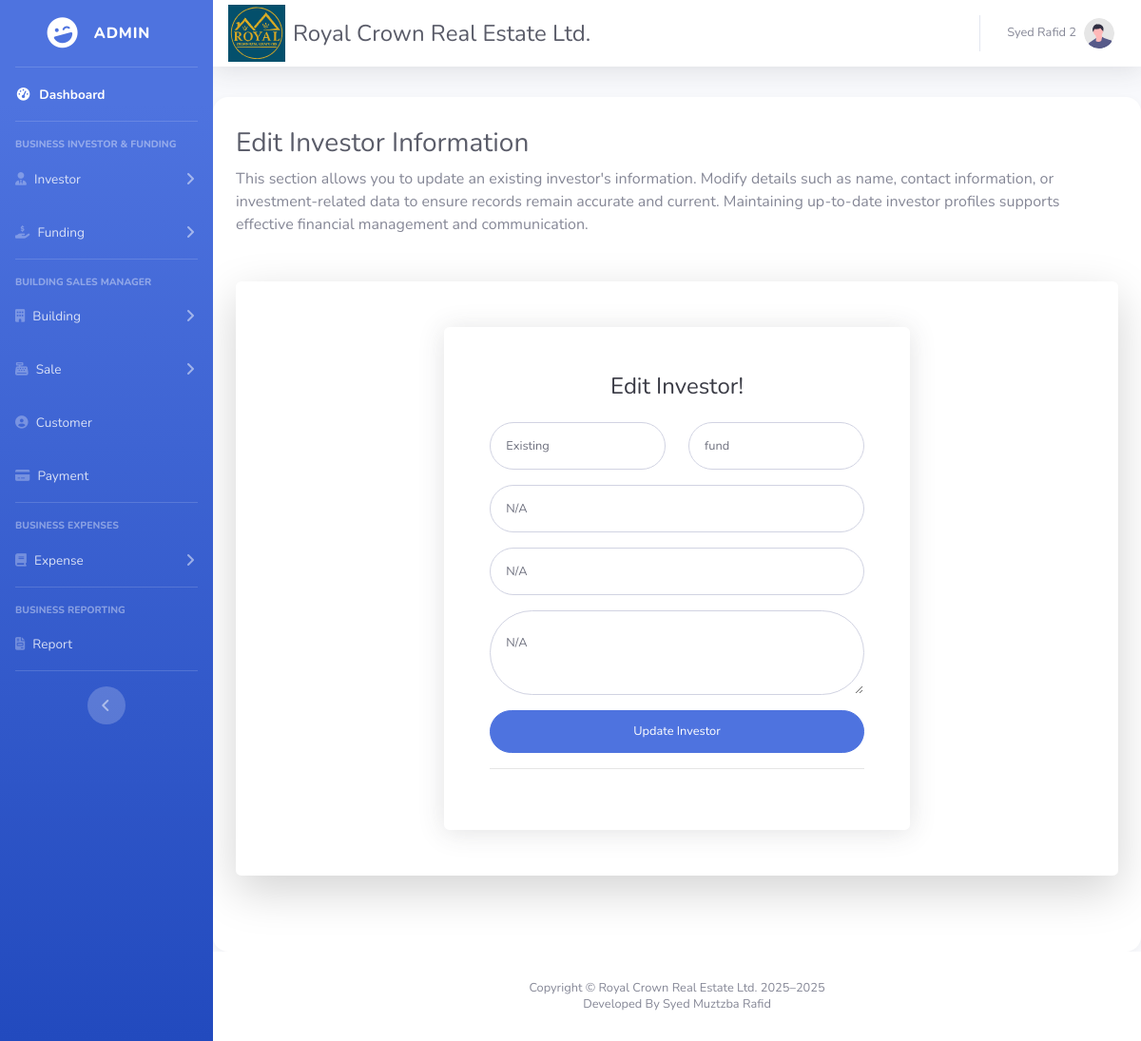
The app's page /editInvestor.php?id=1 (signed in) with its own data.
### tables this page shows
CREATE TABLE `users` (
  `user_id` int(11) NOT NULL,
  `fName` varchar(200) NOT NULL,
  `lName` varchar(200) NOT NULL,
  `email` varchar(100) NOT NULL,
  `password` varchar(500) NOT NULL,
  `userType` enum('superAdmin','admin','','') NOT NULL,
  `created_at` datetime NOT NULL DEFAULT current_timestamp(),
  `updated_at` datetime DEFAULT NULL
);

CREATE TABLE `investor` (
  `in_id` int(11) NOT NULL,
  `fName` varchar(150) NOT NULL,
  `lName` varchar(150) NOT NULL,
  `phone` varchar(20) NOT NULL,
  `email` varchar(100) NOT NULL,
  `address` varchar(500) NOT NULL,
  `status` enum('active','inactive','','') NOT NULL,
  `created_at` datetime DEFAULT current_timestamp(),
  `updated_at` datetime DEFAULT NULL ON UPDATE current_timestamp()
);

### editInvestor.php (the view, shortened to what this page needs)
<?php
require_once __DIR__ . '/includes/config.php';
$investorId = $_GET['id'];
$stmt = $dbh->prepare("SELECT fName, lName, phone, email, `address` FROM investor WHERE in_id = ?");
$stmt->execute([$investorId]);
$investor = $stmt->fetch(PDO::FETCH_ASSOC);
$fName = htmlspecialchars($investor['fName']);
$lName = htmlspecialchars($investor['lName']);
$phone = htmlspecialchars($investor['phone']);
$email = htmlspecialchars($investor['email']);
$address = htmlspecialchars($investor['address']);
?>
<!DOCTYPE html>
<html lang="en">
<?php include 'partials/_head.php'; ?>
<body id="page-top">
    <div id="wrapper">
        <?php include 'partials/_sidebar.php'; ?>
        <div id="content-wrapper" class="d-flex flex-column">
            <div id="content">
                <?php include 'partials/_topbar.php'; ?>
                <div class="container-fluid">
                    <h1 class="h3 mb-2 text-gray-800">Edit Investor Information</h1>
                    <p class="mb-4">
                        This section allows you to update an existing investor's information. Modify details such as name, contact information, or investment-related data to ensure records remain accurate and current. Maintaining up-to-date investor profiles supports effective financial management and communication.
                    </p>
                    <div class="card o-hidden border-0 shadow-lg my-5">
                        <div class="card-body p-0">
                            <div class="container d-flex align-items-center justify-content-center my-5">
                                <div class="row justify-content-center w-100">
                                    <div class="col-lg-7">
                                        <div class="p-5 shadow rounded bg-white">
                                            <div class="text-center">
                                                <h1 class="h4 text-gray-900 mb-4">Edit Investor!</h1>
                                            </div>
                                            <form class="user" id="registerForm">
                                                <div class="form-group row">
                                                    <div class="col-sm-6 mb-3 mb-sm-0">
                                                        <input type="text" class="form-control form-control-user" id="firstName" name="firstName" value="<?php echo $fName; ?>"
                                                            data-original="<?php echo $fName; ?>" placeholder="First Name">
                                                    </div>
                                                    <div class="col-sm-6">
                                                        <input type="text" class="form-control form-control-user" id="lastName" name="lastName" value="<?php echo $lName; ?>" data-original="<?php echo $lName; ?>" placeholder="Last Name">
                                                    </div>
                                                </div>
                                                <div class="form-group">
                                                    <input type="phone" class="form-control form-control-user" id="phone" name="phone" value="<?php echo $phone; ?>" data-original="<?php echo $phone; ?>" placeholder="Phone Number">
                                                </div>
                                                <div class="form-group">
                                                    <input type="email" class="form-control form-control-user" id="email" name="email" value="<?php echo $email; ?>" data-original="<?php echo $email; ?>" placeholder="Email Address">
                                                </div>
                                                <div class="form-group">
                                                    <textarea name="address" id="address" class="form-control form-control-user" placeholder="Enter address here..." data-original="<?php echo $address; ?>"><?php echo $address; ?></textarea>
                                                </div>
                                                <button type="submit" class="btn btn-primary btn-user btn-block">
                                                    Update Investor
                                                </button>
                                            </form>
                                            <hr>
                                        </div>
                                    </div>
                                </div>
                            </div>
                        </div>
                    </div>
                </div>
            </div>
            <?php include 'partials/_footer.php'; ?>
        </div>
    </div>
</body>
</html>

### partials/_sidebar.php (shortened to what this page needs)
<?php
require_once __DIR__ . '/_session.php';
require_once __DIR__ . '/../includes/config.php';
$stmt = $dbh->prepare("SELECT userType FROM users WHERE user_id = ?");
$stmt->execute([$userId]);
$user = $stmt->fetch(PDO::FETCH_ASSOC);
$userTypes = $user['userType'];
if ($userTypes == 'superAdmin') {
    $userType = "Super Admin";
} else {
    $userType = 'Admin';
}
?>
<ul
    class="navbar-nav bg-gradient-primary sidebar sidebar-dark accordion"
    id="accordionSidebar">
    <a
        class="sidebar-brand d-flex align-items-center justify-content-center"
        href="dashboard.php">
        <div class="sidebar-brand-icon rotate-n-15">
            <i class="fas fa-laugh-wink"></i>
        </div>
        <div class="sidebar-brand-text mx-3"><?php echo $userType; ?></div>
    </a>
    <hr class="sidebar-divider my-0" />
    <li class="nav-item active">
        <a class="nav-link" href="Dashboard.php">
            <i class="fas fa-fw fa-tachometer-alt"></i>
            <span>Dashboard</span></a>
    </li>
    <hr class="sidebar-divider" />
    <div class="sidebar-heading">Business Investor & Funding</div>
    <li class="nav-item">
        <a
            class="nav-link collapsed"
            href="#"
            data-toggle="collapse"
            data-target="#collapseInvestor"
            aria-expanded="true"
            aria-controls="collapseInvestor">
            <i class="fas fa-user-tie"></i>
            <span>Investor</span>
        </a>
    </li>
    <li class="nav-item">
        <a
            class="nav-link collapsed"
            href="#"
            data-toggle="collapse"
            data-target="#collapseFunding"
            aria-expanded="true"
            aria-controls="collapseFunding">
            <i class="fas fa-hand-holding-usd"></i>
            <span>Funding</span>
        </a>
    </li>
    <hr class="sidebar-divider" />
    <div class="sidebar-heading">Building Sales Manager</div>
    <li class="nav-item">
        <a
            class="nav-link collapsed"
            href="#"
            data-toggle="collapse"
            data-target="#collapseLayout"
            aria-expanded="true"
            aria-controls="collapseLayout">
            <i class="fas fa-building"></i>
            <span>Building</span>
        </a>
    </li>
    <li class="nav-item">
        <a
            class="nav-link collapsed"
            href="#"
            data-toggle="collapse"
            data-target="#collapseSales"
            aria-expanded="true"
            aria-controls="collapseSales">
            <i class="fas fa-cash-register"></i>
            <span>Sale</span>
        </a>
    </li>
    <li class="nav-item">
        <a class="nav-link" href="customer.php">
            <i class="fas fa-user-circle"></i>
            <span>Customer</span></a>
    </li>
    <li class="nav-item">
        <a class="nav-link" href="payments.php">
            <i class="fas fa-credit-card"></i>
            <span>Payment</span></a>
    </li>
    <hr class="sidebar-divider" />
    <div class="sidebar-heading">Business Expenses</div>
    <li class="nav-item">
        <a
            class="nav-link collapsed"
            href="#"
            data-toggle="collapse"
            data-target="#collapseExpenses"
            aria-expanded="true"
            aria-controls="collapseExpenses">
            <i class="fas fa-book"></i>
            <span>Expense</span>
        </a>
    </li>
    <hr class="sidebar-divider" />
    <div class="sidebar-heading">Business Reporting</div>
    <li class="nav-item">
        <a class="nav-link" href="report.php">
            <i class="fas fa-file-invoice"></i>
            <span>Report</span></a>
    </li>
    <hr class="sidebar-divider" />
    <div class="text-center d-none d-md-inline">
        <button class="rounded-circle border-0" id="sidebarToggle"></button>
    </div>
</ul>

### partials/_topbar.php (shortened to what this page needs)
<?php
include '_session.php';
require_once __DIR__ . '/../includes/config.php';
$stmt = $dbh->prepare("SELECT fName, lName FROM users WHERE user_id = ?");
$stmt->execute([$userId]);
$user = $stmt->fetch(PDO::FETCH_ASSOC);
if ($user) {
    $fullName = $user['fName'] . ' ' . $user['lName'];
} else {
    $fullName = 'Guest';
}
?>
<nav
    class="navbar navbar-expand navbar-light bg-white topbar mb-4 static-top shadow">
    <img src="img/logo.svg"
        alt="Site Logo"
        class="d-none d-sm-inline-block align-middle me-2"
        style="height: 60px;">
    <h4 class="d-none d-sm-inline-block align-middle mb-0 me-2 text-dark ml-2">
        Royal Crown Real Estate Ltd.
    </h4>
    <ul class="navbar-nav ml-auto">
        <li class="nav-item dropdown no-arrow">
            <a
                class="nav-link dropdown-toggle"
                href="#"
                id="userDropdown"
                role="button"
                data-toggle="dropdown"
                aria-haspopup="true"
                aria-expanded="false">
                <span class="mr-2 d-none d-lg-inline text-gray-600 small"><?php echo $fullName; ?></span>
                <img
                    class="img-profile rounded-circle"
                    src="img/undraw_profile.svg" />
            </a>
        </li>
    </ul>
</nav>

### partials/_head.php (style rules this page uses)
.container-fluid { background: #fff; border-radius: 1rem; box-shadow: 0 2px 8px rgba(0, 0, 0, 0.04); padding: 2rem 1.5rem; margin-top: 2rem; }
.btn, .btn:focus, .btn:active { border-radius: 2rem !important; padding-left: 1.5rem; padding-right: 1.5rem; }

### records on screen
users: userType "ADMIN", fullName "Syed Rafid 2"
investor: firstName "Existing", lastName "fund", phone "N/A", email "N/A", address "N/A"
